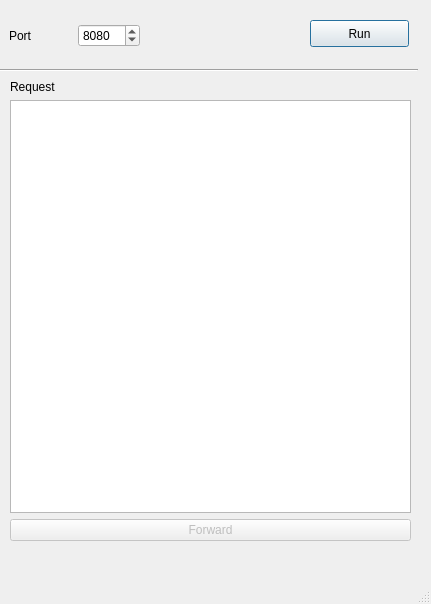
<?xml version="1.0" encoding="UTF-8"?>
<ui version="4.0">
 <class>MainWindow</class>
 <widget class="QMainWindow" name="MainWindow">
  <property name="geometry">
   <rect>
    <x>0</x>
    <y>0</y>
    <width>431</width>
    <height>604</height>
   </rect>
  </property>
  <property name="windowTitle">
   <string>Boan!!</string>
  </property>
  <widget class="QWidget" name="centralwidget">
   <widget class="QWidget" name="verticalLayoutWidget">
    <property name="geometry">
     <rect>
      <x>10</x>
      <y>80</y>
      <width>401</width>
      <height>461</height>
     </rect>
    </property>
    <layout class="QVBoxLayout" name="verticalLayout">
     <item>
      <widget class="QLabel" name="label_2">
       <property name="text">
        <string>Request</string>
       </property>
      </widget>
     </item>
     <item>
      <widget class="QPlainTextEdit" name="box_body">
       <property name="focusPolicy">
        <enum>Qt::ClickFocus</enum>
       </property>
      </widget>
     </item>
     <item>
      <widget class="QPushButton" name="pushButton_forward">
       <property name="enabled">
        <bool>false</bool>
       </property>
       <property name="text">
        <string>Forward</string>
       </property>
       <property name="default">
        <bool>false</bool>
       </property>
       <property name="flat">
        <bool>false</bool>
       </property>
      </widget>
     </item>
    </layout>
   </widget>
   <widget class="QWidget" name="horizontalLayoutWidget">
    <property name="geometry">
     <rect>
      <x>9</x>
      <y>10</y>
      <width>131</width>
      <height>51</height>
     </rect>
    </property>
    <layout class="QHBoxLayout" name="horizontalLayout">
     <item>
      <widget class="QLabel" name="label">
       <property name="text">
        <string>Port</string>
       </property>
      </widget>
     </item>
     <item>
      <widget class="QSpinBox" name="spinBox_port">
       <property name="baseSize">
        <size>
         <width>0</width>
         <height>0</height>
        </size>
       </property>
       <property name="maximum">
        <number>65536</number>
       </property>
       <property name="value">
        <number>8080</number>
       </property>
      </widget>
     </item>
    </layout>
   </widget>
   <widget class="Line" name="line">
    <property name="geometry">
     <rect>
      <x>-3</x>
      <y>60</y>
      <width>421</width>
      <height>20</height>
     </rect>
    </property>
    <property name="orientation">
     <enum>Qt::Horizontal</enum>
    </property>
   </widget>
   <widget class="QPushButton" name="pushButton_power">
    <property name="geometry">
     <rect>
      <x>310</x>
      <y>20</y>
      <width>99</width>
      <height>27</height>
     </rect>
    </property>
    <property name="text">
     <string>Run</string>
    </property>
    <property name="checkable">
     <bool>true</bool>
    </property>
    <property name="autoDefault">
     <bool>false</bool>
    </property>
    <property name="default">
     <bool>true</bool>
    </property>
    <property name="flat">
     <bool>false</bool>
    </property>
   </widget>
  </widget>
  <widget class="QMenuBar" name="menubar">
   <property name="geometry">
    <rect>
     <x>0</x>
     <y>0</y>
     <width>431</width>
     <height>25</height>
    </rect>
   </property>
  </widget>
  <widget class="QStatusBar" name="statusbar"/>
 </widget>
 <resources/>
 <connections/>
</ui>
